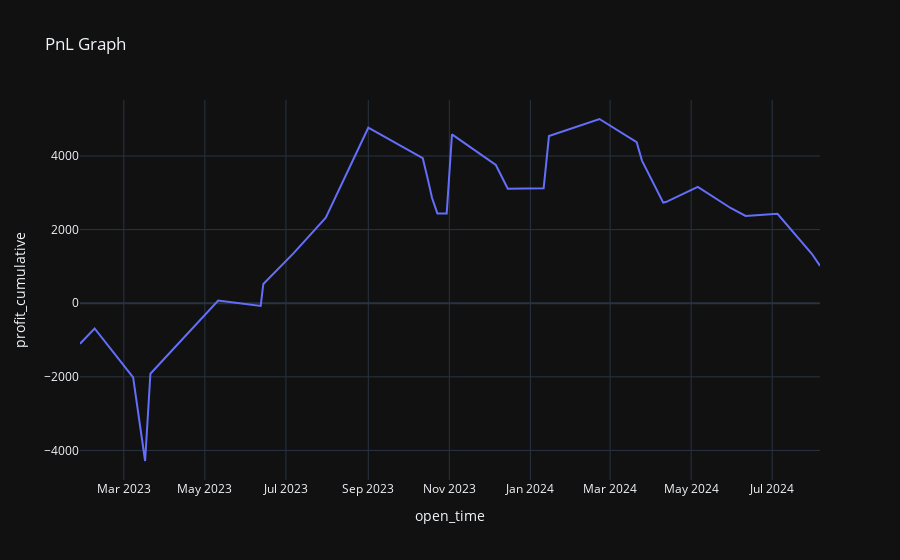

Notebook source saved alongside this figure:
### Code cell
pnl_chart = bt.plot_pnl()
pnl_chart

### Figure 1 — Plotly figure (JSON) as saved in the notebook; plotly's stock layout.template omitted (floating-point values rounded to 4 significant figures)
{"data": [{"hovertemplate": "open_time=%{x}<br>profit_cumulative=%{y}<extra></extra>", "legendgroup": "", "line": {"color": "#636efa", "dash": "solid"}, "marker": {"symbol": "circle"}, "mode": "lines", "name": "", "orientation": "v", "showlegend": false, "x": ["2023-01-27T00:00:00", "2023-02-07T00:00:00", "2023-03-08T00:00:00", "2023-03-14T00:00:00", "2023-03-17T00:00:00", "2023-03-21T00:00:00", "2023-05-11T00:00:00", "2023-06-12T00:00:00", "2023-06-14T00:00:00", "2023-07-07T00:00:00", "2023-07-31T00:00:00", "2023-09-01T00:00:00", "2023-10-12T00:00:00", "2023-10-16T00:00:00", "2023-10-19T00:00:00", "2023-10-23T00:00:00", "2023-10-30T00:00:00", "2023-11-03T00:00:00", "2023-12-06T00:00:00", "2023-12-15T00:00:00", "2024-01-11T00:00:00", "2024-01-15T00:00:00", "2024-02-22T00:00:00", "2024-03-21T00:00:00", "2024-03-25T00:00:00", "2024-04-10T00:00:00", "2024-04-12T00:00:00", "2024-05-06T00:00:00", "2024-05-31T00:00:00", "2024-06-11T00:00:00", "2024-07-05T00:00:00", "2024-07-31T00:00:00", "2024-08-06T00:00:00"], "xaxis": "x", "y": [-1103.0, -686.0, -2014.0, -3579.0, -4287.0, -1915.0, 73.0, -74.0, 523.0, 1367.0, 2326.0, 4768.0, 3940.0, 3338.0, 2858.0, 2440.0, 2440.0, 4589.0, 3757.0, 3112.0, 3126.0, 4542.0, 5005.0, 4373.0, 3875.0, 2734.0, 2749.0, 3159.0, 2581.0, 2371.0, 2431.0, 1336.0, 1016.0], "yaxis": "y", "type": "scatter"}], "layout": {"xaxis": {"anchor": "y", "domain": [0.0, 1.0], "title": {"text": "open_time"}}, "yaxis": {"anchor": "x", "domain": [0.0, 1.0], "title": {"text": "profit_cumulative"}}, "legend": {"tracegroupgap": 0}, "title": {"text": "PnL Graph"}}}
